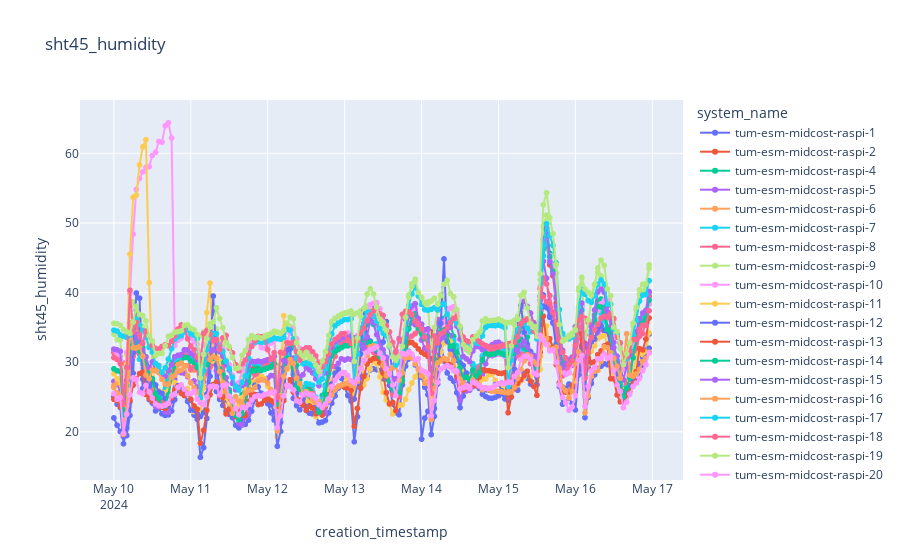

This figure's notebook cell:
### Markdown cell above
# Plot other data directly from local database measurements.parquet

### Code cell
plot_sensor_measurement(df,sensor_id,col_name="sht45_humidity",filter=filter)

### Figure 1 — Plotly figure (JSON) as saved in the notebook; plotly's stock layout.template omitted (floating-point values rounded to 4 significant figures; data arrays with more than 128 entries replaced by an {"elided": "..."} marker saying what was removed)
{"data": [{"hovertemplate": "system_name=tum-esm-midcost-raspi-1<br>creation_timestamp=%{x}<br>sht45_humidity=%{y}<extra></extra>", "legendgroup": "tum-esm-midcost-raspi-1", "line": {"color": "#636efa", "dash": "solid"}, "marker": {"symbol": "circle"}, "mode": "lines+markers", "name": "tum-esm-midcost-raspi-1", "showlegend": true, "type": "scattergl", "x": {"elided": "168 str values"}, "xaxis": "x", "y": {"elided": "168 float values"}, "yaxis": "y"}, {"hovertemplate": "system_name=tum-esm-midcost-raspi-2<br>creation_timestamp=%{x}<br>sht45_humidity=%{y}<extra></extra>", "legendgroup": "tum-esm-midcost-raspi-2", "line": {"color": "#EF553B", "dash": "solid"}, "marker": {"symbol": "circle"}, "mode": "lines+markers", "name": "tum-esm-midcost-raspi-2", "showlegend": true, "type": "scattergl", "x": {"elided": "168 str values"}, "xaxis": "x", "y": {"elided": "168 float values"}, "yaxis": "y"}, {"hovertemplate": "system_name=tum-esm-midcost-raspi-4<br>creation_timestamp=%{x}<br>sht45_humidity=%{y}<extra></extra>", "legendgroup": "tum-esm-midcost-raspi-4", "line": {"color": "#00cc96", "dash": "solid"}, "marker": {"symbol": "circle"}, "mode": "lines+markers", "name": "tum-esm-midcost-raspi-4", "showlegend": true, "type": "scattergl", "x": {"elided": "168 str values"}, "xaxis": "x", "y": {"elided": "168 float values"}, "yaxis": "y"}, {"hovertemplate": "system_name=tum-esm-midcost-raspi-5<br>creation_timestamp=%{x}<br>sht45_humidity=%{y}<extra></extra>", "legendgroup": "tum-esm-midcost-raspi-5", "line": {"color": "#ab63fa", "dash": "solid"}, "marker": {"symbol": "circle"}, "mode": "lines+markers", "name": "tum-esm-midcost-raspi-5", "showlegend": true, "type": "scattergl", "x": {"elided": "168 str values"}, "xaxis": "x", "y": {"elided": "168 float values"}, "yaxis": "y"}, {"hovertemplate": "system_name=tum-esm-midcost-raspi-6<br>creation_timestamp=%{x}<br>sht45_humidity=%{y}<extra></extra>", "legendgroup": "tum-esm-midcost-raspi-6", "line": {"color": "#FFA15A", "dash": "solid"}, "marker": {"symbol": "circle"}, "mode": "lines+markers", "name": "tum-esm-midcost-raspi-6", "showlegend": true, "type": "scattergl", "x": ["2024-05-10T00:00:00+00:00", "2024-05-10T01:00:00+00:00", "2024-05-10T02:00:00+00:00", "2024-05-10T03:00:00+00:00", "2024-05-10T04:00:00+00:00", "2024-05-10T05:00:00+00:00", "2024-05-10T06:00:00+00:00", "2024-05-10T07:00:00+00:00", "2024-05-10T08:00:00+00:00", "2024-05-10T09:00:00+00:00", "2024-05-10T10:00:00+00:00", "2024-05-10T11:00:00+00:00", "2024-05-10T12:00:00+00:00", "2024-05-10T13:00:00+00:00", "2024-05-10T14:00:00+00:00", "2024-05-10T15:00:00+00:00", "2024-05-10T16:00:00+00:00", "2024-05-10T17:00:00+00:00", "2024-05-10T18:00:00+00:00", "2024-05-10T19:00:00+00:00", "2024-05-10T20:00:00+00:00", "2024-05-10T21:00:00+00:00", "2024-05-10T22:00:00+00:00", "2024-05-10T23:00:00+00:00", "2024-05-11T00:00:00+00:00", "2024-05-11T01:00:00+00:00"], "xaxis": "x", "y": [26.64, 26.99, 27.11, 21.0, 24.3, 28.51, 35.45, 36.33, 31.39, 29.66, 27.71, 25.71, 25.41, 24.24, 24.46, 23.69, 24.67, 26.48, 28.12, 28.75, 28.74, 28.87, 29.49, 29.52, 28.88, 28.86], "yaxis": "y"}, {"hovertemplate": "system_name=tum-esm-midcost-raspi-7<br>creation_timestamp=%{x}<br>sht45_humidity=%{y}<extra></extra>", "legendgroup": "tum-esm-midcost-raspi-7", "line": {"color": "#19d3f3", "dash": "solid"}, "marker": {"symbol": "circle"}, "mode": "lines+markers", "name": "tum-esm-midcost-raspi-7", "showlegend": true, "type": "scattergl", "x": {"elided": "168 str values"}, "xaxis": "x", "y": {"elided": "168 float values"}, "yaxis": "y"}, {"hovertemplate": "system_name=tum-esm-midcost-raspi-8<br>creation_timestamp=%{x}<br>sht45_humidity=%{y}<extra></extra>", "legendgroup": "tum-esm-midcost-raspi-8", "line": {"color": "#FF6692", "dash": "solid"}, "marker": {"symbol": "circle"}, "mode": "lines+markers", "name": "tum-esm-midcost-raspi-8", "showlegend": true, "type": "scattergl", "x": {"elided": "168 str values"}, "xaxis": "x", "y": {"elided": "168 float values"}, "yaxis": "y"}, {"hovertemplate": "system_name=tum-esm-midcost-raspi-9<br>creation_timestamp=%{x}<br>sht45_humidity=%{y}<extra></extra>", "legendgroup": "tum-esm-midcost-raspi-9", "line": {"color": "#B6E880", "dash": "solid"}, "marker": {"symbol": "circle"}, "mode": "lines+markers", "name": "tum-esm-midcost-raspi-9", "showlegend": true, "type": "scattergl", "x": {"elided": "168 str values"}, "xaxis": "x", "y": {"elided": "168 float values"}, "yaxis": "y"}, {"hovertemplate": "system_name=tum-esm-midcost-raspi-10<br>creation_timestamp=%{x}<br>sht45_humidity=%{y}<extra></extra>", "legendgroup": "tum-esm-midcost-raspi-10", "line": {"color": "#FF97FF", "dash": "solid"}, "marker": {"symbol": "circle"}, "mode": "lines+markers", "name": "tum-esm-midcost-raspi-10", "showlegend": true, "type": "scattergl", "x": {"elided": "168 str values"}, "xaxis": "x", "y": {"elided": "168 float values"}, "yaxis": "y"}, {"hovertemplate": "system_name=tum-esm-midcost-raspi-11<br>creation_timestamp=%{x}<br>sht45_humidity=%{y}<extra></extra>", "legendgroup": "tum-esm-midcost-raspi-11", "line": {"color": "#FECB52", "dash": "solid"}, "marker": {"symbol": "circle"}, "mode": "lines+markers", "name": "tum-esm-midcost-raspi-11", "showlegend": true, "type": "scattergl", "x": {"elided": "168 str values"}, "xaxis": "x", "y": {"elided": "168 float values"}, "yaxis": "y"}, {"hovertemplate": "system_name=tum-esm-midcost-raspi-12<br>creation_timestamp=%{x}<br>sht45_humidity=%{y}<extra></extra>", "legendgroup": "tum-esm-midcost-raspi-12", "line": {"color": "#636efa", "dash": "solid"}, "marker": {"symbol": "circle"}, "mode": "lines+markers", "name": "tum-esm-midcost-raspi-12", "showlegend": true, "type": "scattergl", "x": {"elided": "168 str values"}, "xaxis": "x", "y": {"elided": "168 float values"}, "yaxis": "y"}, {"hovertemplate": "system_name=tum-esm-midcost-raspi-13<br>creation_timestamp=%{x}<br>sht45_humidity=%{y}<extra></extra>", "legendgroup": "tum-esm-midcost-raspi-13", "line": {"color": "#EF553B", "dash": "solid"}, "marker": {"symbol": "circle"}, "mode": "lines+markers", "name": "tum-esm-midcost-raspi-13", "showlegend": true, "type": "scattergl", "x": {"elided": "168 str values"}, "xaxis": "x", "y": {"elided": "168 float values"}, "yaxis": "y"}, {"hovertemplate": "system_name=tum-esm-midcost-raspi-14<br>creation_timestamp=%{x}<br>sht45_humidity=%{y}<extra></extra>", "legendgroup": "tum-esm-midcost-raspi-14", "line": {"color": "#00cc96", "dash": "solid"}, "marker": {"symbol": "circle"}, "mode": "lines+markers", "name": "tum-esm-midcost-raspi-14", "showlegend": true, "type": "scattergl", "x": {"elided": "168 str values"}, "xaxis": "x", "y": {"elided": "168 float values"}, "yaxis": "y"}, {"hovertemplate": "system_name=tum-esm-midcost-raspi-15<br>creation_timestamp=%{x}<br>sht45_humidity=%{y}<extra></extra>", "legendgroup": "tum-esm-midcost-raspi-15", "line": {"color": "#ab63fa", "dash": "solid"}, "marker": {"symbol": "circle"}, "mode": "lines+markers", "name": "tum-esm-midcost-raspi-15", "showlegend": true, "type": "scattergl", "x": {"elided": "168 str values"}, "xaxis": "x", "y": {"elided": "168 float values"}, "yaxis": "y"}, {"hovertemplate": "system_name=tum-esm-midcost-raspi-16<br>creation_timestamp=%{x}<br>sht45_humidity=%{y}<extra></extra>", "legendgroup": "tum-esm-midcost-raspi-16", "line": {"color": "#FFA15A", "dash": "solid"}, "marker": {"symbol": "circle"}, "mode": "lines+markers", "name": "tum-esm-midcost-raspi-16", "showlegend": true, "type": "scattergl", "x": {"elided": "168 str values"}, "xaxis": "x", "y": {"elided": "168 float values"}, "yaxis": "y"}, {"hovertemplate": "system_name=tum-esm-midcost-raspi-17<br>creation_timestamp=%{x}<br>sht45_humidity=%{y}<extra></extra>", "legendgroup": "tum-esm-midcost-raspi-17", "line": {"color": "#19d3f3", "dash": "solid"}, "marker": {"symbol": "circle"}, "mode": "lines+markers", "name": "tum-esm-midcost-raspi-17", "showlegend": true, "type": "scattergl", "x": {"elided": "168 str values"}, "xaxis": "x", "y": {"elided": "168 float values"}, "yaxis": "y"}, {"hovertemplate": "system_name=tum-esm-midcost-raspi-18<br>creation_timestamp=%{x}<br>sht45_humidity=%{y}<extra></extra>", "legendgroup": "tum-esm-midcost-raspi-18", "line": {"color": "#FF6692", "dash": "solid"}, "marker": {"symbol": "circle"}, "mode": "lines+markers", "name": "tum-esm-midcost-raspi-18", "showlegend": true, "type": "scattergl", "x": {"elided": "168 str values"}, "xaxis": "x", "y": {"elided": "168 float values"}, "yaxis": "y"}, {"hovertemplate": "system_name=tum-esm-midcost-raspi-19<br>creation_timestamp=%{x}<br>sht45_humidity=%{y}<extra></extra>", "legendgroup": "tum-esm-midcost-raspi-19", "line": {"color": "#B6E880", "dash": "solid"}, "marker": {"symbol": "circle"}, "mode": "lines+markers", "name": "tum-esm-midcost-raspi-19", "showlegend": true, "type": "scattergl", "x": {"elided": "168 str values"}, "xaxis": "x", "y": {"elided": "168 float values"}, "yaxis": "y"}, {"hovertemplate": "system_name=tum-esm-midcost-raspi-20<br>creation_timestamp=%{x}<br>sht45_humidity=%{y}<extra></extra>", "legendgroup": "tum-esm-midcost-raspi-20", "line": {"color": "#FF97FF", "dash": "solid"}, "marker": {"symbol": "circle"}, "mode": "lines+markers", "name": "tum-esm-midcost-raspi-20", "showlegend": true, "type": "scattergl", "x": {"elided": "168 str values"}, "xaxis": "x", "y": {"elided": "168 float values"}, "yaxis": "y"}], "layout": {"legend": {"title": {"text": "system_name"}, "tracegroupgap": 0}, "title": {"text": "sht45_humidity"}, "xaxis": {"anchor": "y", "domain": [0, 1], "title": {"text": "creation_timestamp"}}, "yaxis": {"anchor": "x", "domain": [0, 1], "title": {"text": "sht45_humidity"}}}}
